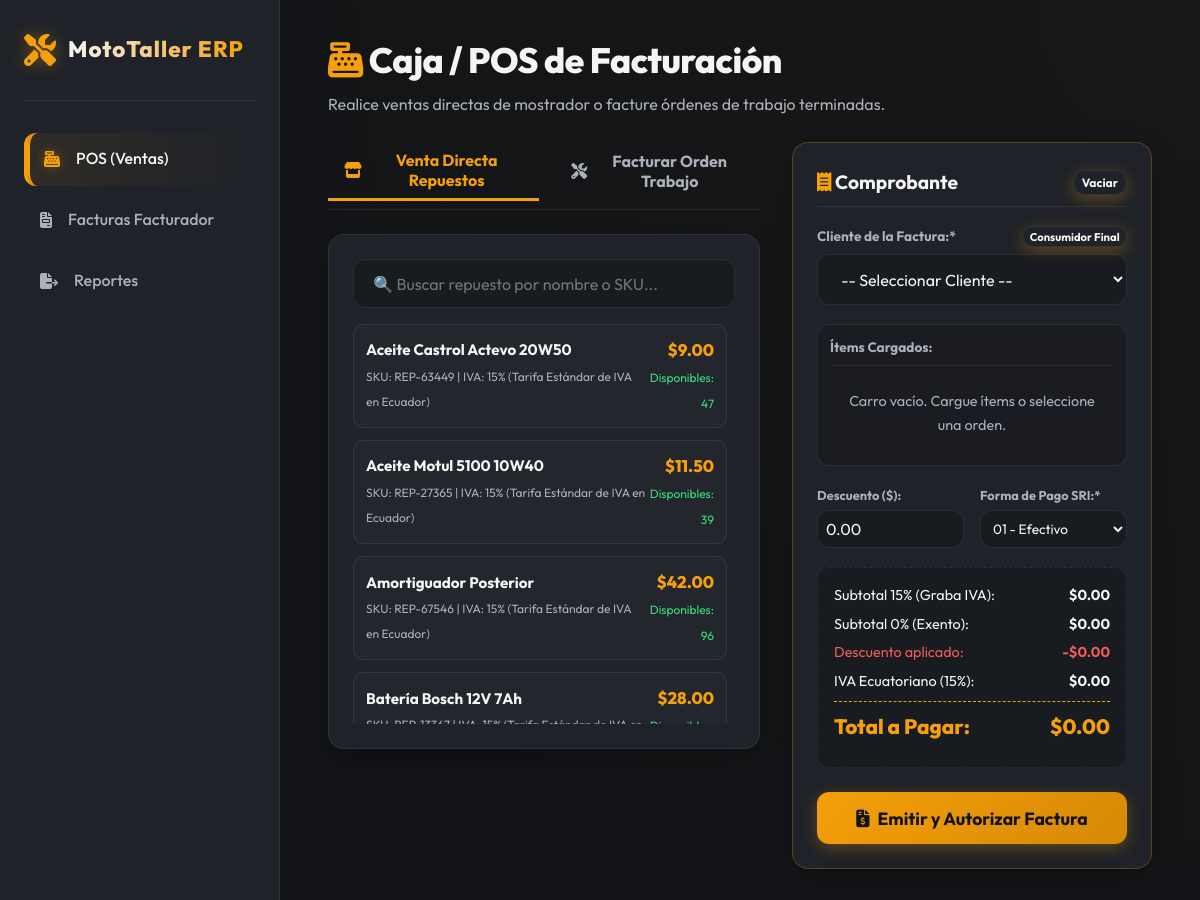
The page /pos/ (signed in, upper part) on the database as committed earlier.
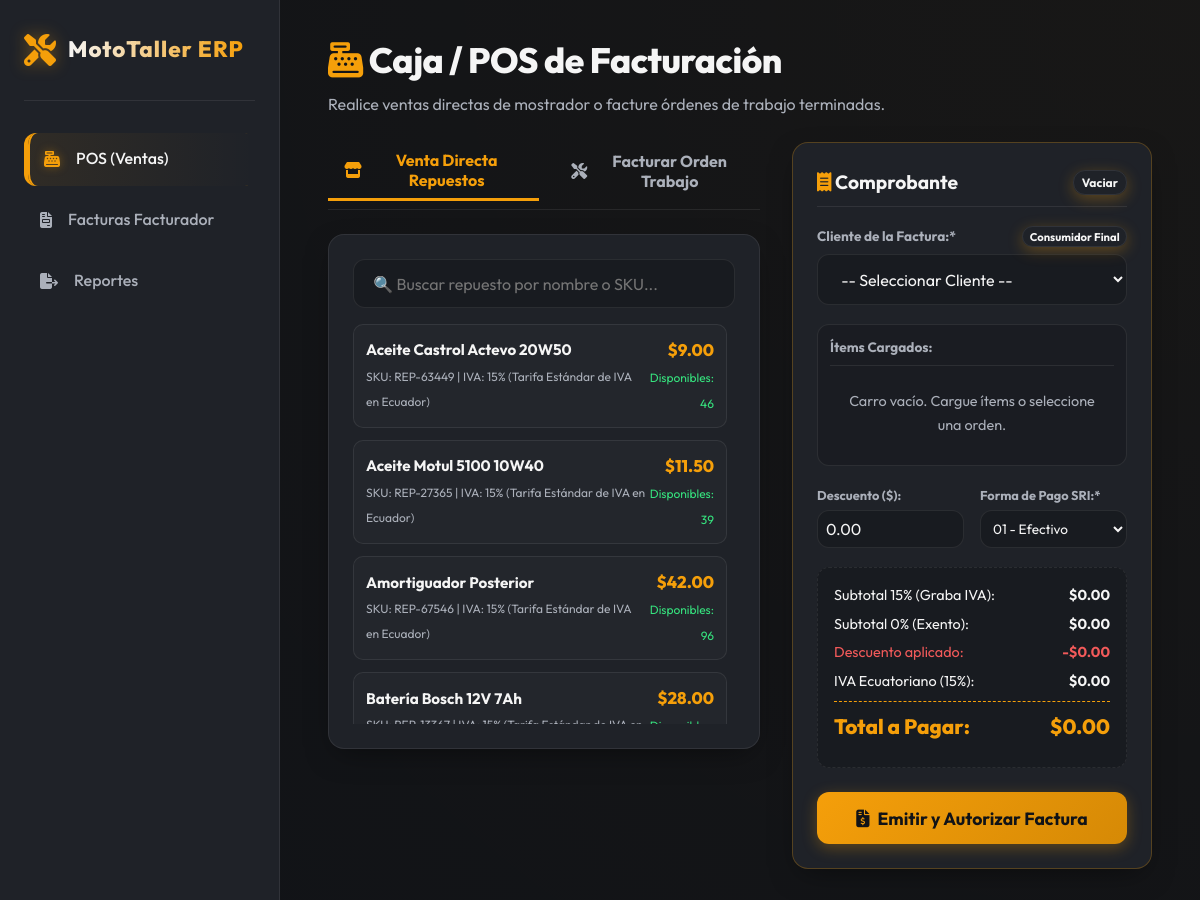
The same page on the database as committed later.
### taller/models.py (models this page shows, shortened)
class Repuesto(models.Model):
    CATEGORIA_CHOICES = [
        ('MOTOR', 'Motor y Componentes'),
        ('ELECTRICO', 'Sistema Eléctrico'),
        ('TRANSMISION', 'Transmisión y Embrague'),
        ('SUSPENSION', 'Suspensión y Amortiguadores'),
        ('FRENOS', 'Sistema de Frenos'),
        ('CARROCERIA', 'Chasis, Plásticos y Espejos'),
        ('LLANTAS', 'Llantas y Cámaras'),
        ('ACEITES', 'Aceites y Lubricantes'),
        ('VARIOS', 'Otros / Accesorios'),
    ]
    TARIFA_IVA_CHOICES = [
        ('0', '0% (Exento / No Objeto)'),
        ('2', '15% (Tarifa Estándar de IVA en Ecuador)'),
        ('6', 'No aplica IVA'),
    ]
    sku = models.CharField("Código / SKU (Código Principal SRI)", max_length=50, unique=True)
    tarifa_iva = models.CharField("Tarifa IVA SRI", max_length=2, choices=TARIFA_IVA_CHOICES, default='2')
    nombre = models.CharField("Nombre del Repuesto", max_length=150)
    categoria = models.CharField("Categoría", max_length=20, choices=CATEGORIA_CHOICES)
    marca = models.CharField("Marca del Repuesto", max_length=50, blank=True)
    ubicacion = models.CharField("Ubicación (Percha/Estante)", max_length=50, blank=True, help_text="Ej: Estante B - Fila 3")
    stock = models.IntegerField("Stock Actual", default=0)
    stock_minimo = models.IntegerField("Stock Mínimo (Alerta)", default=5)
    precio_compra = models.DecimalField("Precio de Compra", max_digits=10, decimal_places=2, validators=[MinValueValidator(Decimal('0.00'))])
    precio_venta = models.DecimalField("Precio de Venta (PVP)", max_digits=10, decimal_places=2, validators=[MinValueValidator(Decimal('0.00'))])
    aplica_iva = models.BooleanField("Aplica IVA (Obs.)", default=True)
    compatibilidades = models.ManyToManyField(ModeloCompatibilidad, related_name="repuestos", blank=True, verbose_name="Compatible con")
    class Meta:
        verbose_name = "Repuesto"
        verbose_name_plural = "Repuestos"
        ordering = ['nombre']

### taller/views.py (the view)
        @login_required(login_url='taller:login')
        def _wrapped_view(request, *args, **kwargs):
            if request.user.is_superuser:
                return view_func(request, *args, **kwargs)
            try:
                emp = request.user.perfil_empleado
                if emp.cargo in allowed_roles:
                    return view_func(request, *args, **kwargs)
            except Empleado.DoesNotExist:
                pass
            messages.error(request, "Acceso Denegado: Su cargo de departamento no le permite ingresar a esta división.")
            return redirect('taller:home_redirect')

### taller/models.py (called while the page is built)
    @property
    def total_repuestos(self):
        return sum(item.subtotal for item in self.repuestos_utilizados.all())

    @property
    def total_general(self):
        return self.mano_obra + self.total_repuestos

    @property
    def subtotal(self):
        return self.precio_historico * self.cantidad

### taller/views.py (called while the page is built)
def role_required(allowed_roles):
    def decorator(view_func):
        @login_required(login_url='taller:login')
        def _wrapped_view(request, *args, **kwargs):
            if request.user.is_superuser:
                return view_func(request, *args, **kwargs)
            try:
                emp = request.user.perfil_empleado
                if emp.cargo in allowed_roles:
                    return view_func(request, *args, **kwargs)
            except Empleado.DoesNotExist:
                pass
            messages.error(request, "Acceso Denegado: Su cargo de departamento no le permite ingresar a esta división.")
            return redirect('taller:home_redirect')
        return _wrapped_view
    return decorator

### taller/templates/taller/pos_console.html (shortened to what the changed rows need)
{% extends 'taller/base.html' %}
{% block content %}
<div class="header-section" style="margin-bottom: 1.5rem;">
    <div>
        <h1 class="title-main"><i class="fa-solid fa-cash-register" style="color: var(--primary);"></i> Caja / POS de Facturación</h1>
    </div>
</div>
<div class="detail-grid" style="grid-template-columns: 1.2fr 1fr;">
    <div style="display: flex; flex-direction: column; gap: 1.5rem;">
        <div id="sectionRepuestos" class="card-premium">
            <div style="max-height: 400px; overflow-y: auto; display: flex; flex-direction: column; gap: 0.75rem; padding-right: 0.5rem;">
                {% for r in repuestos %}
                <div class="pos-item-row" data-id="{{ r.id }}" data-name="{{ r.nombre|lower }}" data-sku="{{ r.sku|lower }}" data-price="{{ r.precio_venta }}" data-stock="{{ r.stock }}" data-iva="{{ r.tarifa_iva }}" onclick="addItemToCart('{{ r.id }}', '{{ r.nombre }}', '{{ r.precio_venta }}', '{{ r.stock }}', '{{ r.tarifa_iva }}')">
                    <div>
                        <h4 style="font-size: 0.95rem; font-weight: bold; color: var(--text-main);">{{ r.nombre }}</h4>
                        <span style="font-size: 0.75rem; color: var(--text-muted);">SKU: {{ r.sku }} | IVA: {{ r.get_tarifa_iva_display }}</span>
                    </div>
                    <div style="text-align: right;">
                        <span style="font-size: 1.05rem; font-weight: 800; color: var(--primary); display: block;">${{ r.precio_venta }}</span>
                        <span style="font-size: 0.75rem; color: hsl(145, 75%, 55%);">Disponibles: {{ r.stock }}</span>
                    </div>
                </div>
                {% empty %}
                <div style="text-align: center; color: var(--text-muted); padding: 2rem;">No hay repuestos con stock disponible en bodega.</div>
                {% endfor %}
            </div>
        </div>
    </div>
</div>
{% endblock %}

Rows that differ between the two databases and show on the page:
changed Repuesto "Aceite Castrol Actevo 20W50": stock "47" → "46"
